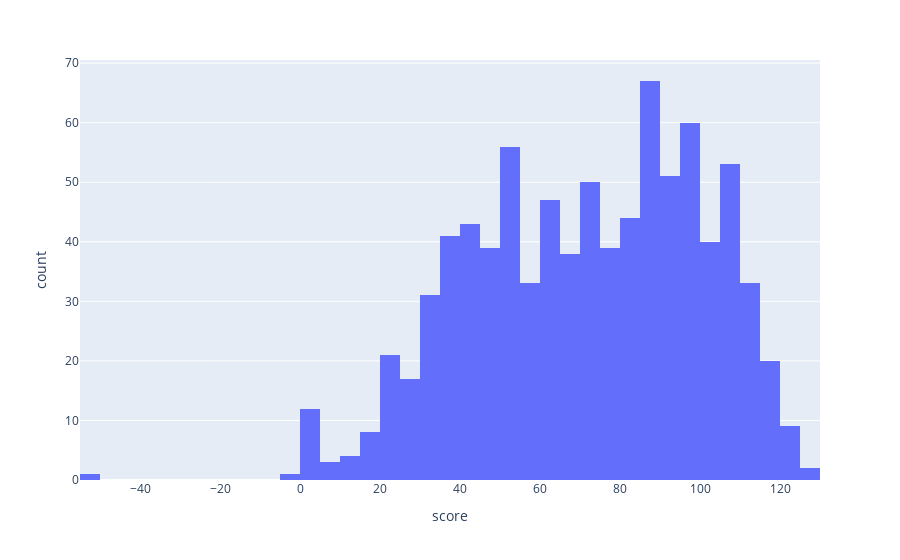

The notebook cell this image was saved under:
### Code cell
px.histogram(Defensores, x='score').show()

### Figure 1 — Plotly figure (JSON) as saved in the notebook; plotly's stock layout.template omitted (floating-point values rounded to 4 significant figures; data arrays with more than 128 entries replaced by an {"elided": "..."} marker saying what was removed)
{"data": [{"alignmentgroup": "True", "bingroup": "x", "hovertemplate": "score=%{x}<br>count=%{y}<extra></extra>", "legendgroup": "", "marker": {"color": "#636efa", "pattern": {"shape": ""}}, "name": "", "offsetgroup": "", "orientation": "v", "showlegend": false, "type": "histogram", "x": {"elided": "863 float values"}, "xaxis": "x", "yaxis": "y"}], "layout": {"barmode": "relative", "legend": {"tracegroupgap": 0}, "margin": {"t": 60}, "xaxis": {"anchor": "y", "domain": [0, 1], "title": {"text": "score"}}, "yaxis": {"anchor": "x", "domain": [0, 1], "title": {"text": "count"}}}}
